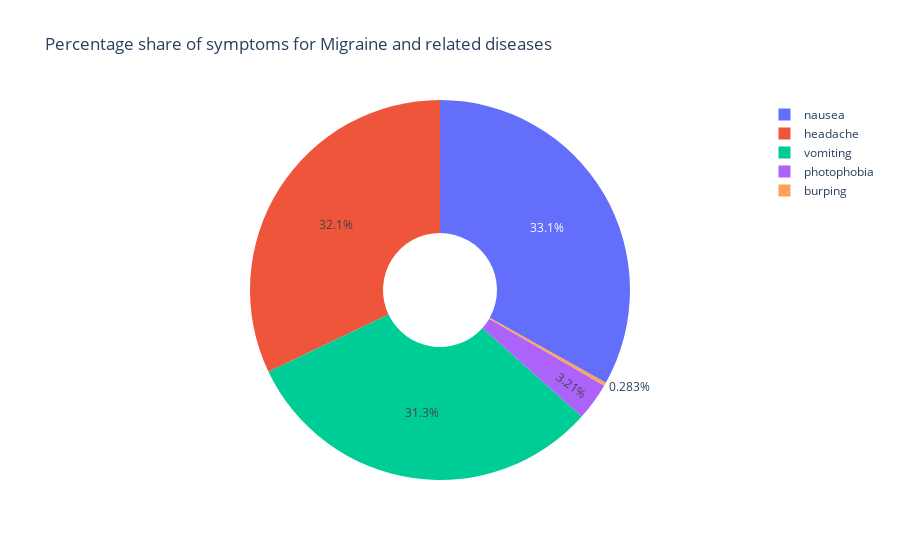

Notebook code cell kept with this figure:
### Code cell
pie_plot_symptoms()

### Figure 1 — Plotly figure (JSON) as saved in the notebook; plotly's stock layout.template omitted (floating-point values rounded to 4 significant figures)
{"data": [{"hole": 0.3, "labels": ["nausea", "headache", "vomiting", "photophobia", "burping"], "type": "pie", "values": [351, 340, 332, 34, 3]}], "layout": {"title": {"text": "Percentage share of symptoms for Migraine and related diseases"}}}
